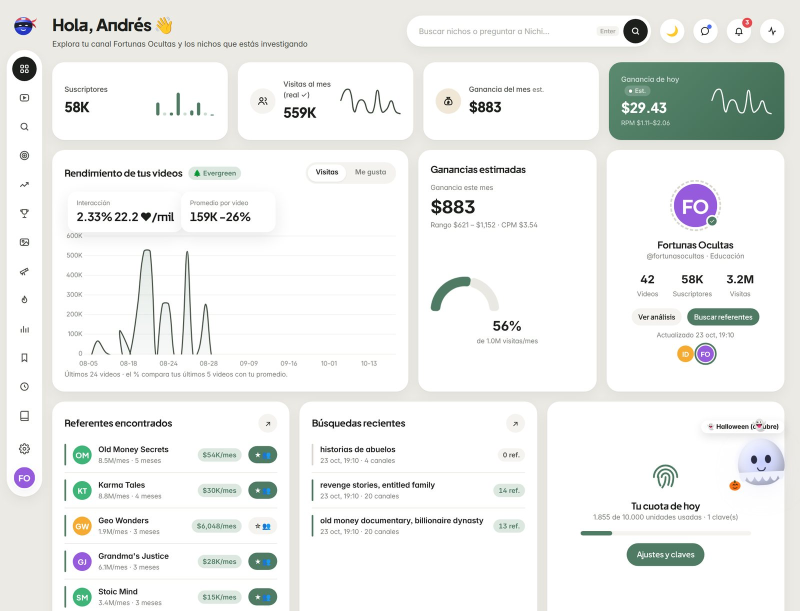
#> input picture docs/img/inicio.jpg, 1600 x 1222 px (shown at 1/2 size)
$ python -i miniaturas.py   (imports and definitions only)   (older library calls are emulated)
#> lines starting #> are read from the running program, lines starting #| are printed output that depends on the picture; after the words box and inside, x2 and y2 are one past the last pixel; in counts of white or black regions, pixels touching at a corner belong together
#> further down, picture is the input picture: shape (1222, 1600, 3); mean B, G, R 237.2, 239, 237.4
### core/rostros.py
"""Verificación LOCAL de "sin rostro": 100 % gratis, ilimitada y sin API.

Cómo decide (criterio central de Aprende a Monetizar: nadie aparece a cámara):
  1. Descarga de i.ytimg.com (público, sin cuota) la miniatura y 3 fotogramas de DENTRO de cada video
     (hq1/hq2/hq3, que YouTube genera solo) de los últimos videos largos del canal.
  2. Detecta caras con YuNet (OpenCV, modelo incluido en /modelos, licencia BSD-3).
  3. Reconoce si es la MISMA persona con SFace (OpenCV, Apache 2.0; se descarga sola la primera vez).
  4. Si la misma cara aparece en muchos videos → hay un creador a cámara (marca personal).
     Si no hay caras, o son caras distintas (personajes del tema, celebridades, fotos de archivo) → sin rostro.
Sin el reconocedor (sin internet la primera vez) usa solo la detección: % de fotogramas con una cara grande.
"""
import hashlib
import threading
import time
from concurrent.futures import ThreadPoolExecutor
from datetime import datetime, timedelta
from pathlib import Path

import requests

from .config import BASE, DATOS, ajustes
from .utils import log, read_json, read_json_cache, write_json

MODELOS = BASE / "modelos"
YUNET = MODELOS / "yunet_s_640_640.onnx"
SFACE = MODELOS / "face_recognition_sface_2021dec.onnx"
SFACE_SHA = "0ba9fbfa01b5270c96627c4ef784da859931e02f04419c829e83484087c34e79"
SFACE_URLS = [
    "https://github.com/opencv/opencv_zoo/raw/main/models/face_recognition_sface/face_recognition_sface_2021dec.onnx",
    "https://huggingface.co/opencv/face_recognition_sface/resolve/main/face_recognition_sface_2021dec.onnx",
]
RESULTADOS = DATOS / "rostros.json"
VIGENCIA_DIAS = 30
MISMA_PERSONA = 0.40          # similitud coseno de SFace (OpenCV recomienda 0.363)
_local = threading.local()
_lock = threading.RLock()
_descarga = {"estado": "pendiente", "error": ""}
_CV = {"listo": False}
_POOL = {"p": None}


def cv():
    """Importa OpenCV una vez y baja su nivel de registro: OpenCV 5 avisa (WARN) cada vez que se crea un modelo
    («Targets are not supported by the new graph engine») aunque funciona bien. Los errores reales se siguen viendo."""
    import cv2
    if not _CV["listo"]:
        try:
            cv2.utils.logging.setLogLevel(cv2.utils.logging.LOG_LEVEL_ERROR)
        except Exception:  # noqa: BLE001
            try:
                cv2.setLogLevel(2)
            except Exception:  # noqa: BLE001
                pass
        _CV["listo"] = True
    return cv2


# [16 lines left out: functions pool, opencv_ok, not called in this run]


def estado_modelos() -> dict:
    return {"opencv": opencv_ok(), "detector": YUNET.exists(), "reconocedor": SFACE.exists(),
            "descarga": _descarga["estado"], "error": _descarga["error"]}


# [23 lines left out: function descargar_reconocedor, not called in this run]


def _detector():
    cv2 = cv()
    if not hasattr(_local, "det"):
        _local.det = cv2.FaceDetectorYN.create(str(YUNET), "", (320, 320), 0.75, 0.3, 20)
    return _local.det


# [24 lines left out: functions _reconocedor, _bajar, not called in this run]


def _caras(img) -> list:
    det = _detector()
    h, w = img.shape[:2]
    det.setInputSize((w, h))
    _, caras = det.detect(img)
    out = []
    for f in (caras if caras is not None else []):
        x, y, cw, ch, score = f[0], f[1], f[2], f[3], f[-1]
        if min(cw, ch) < 22:            # caras diminutas (gente al fondo, multitudes): no cuentan
            continue
        out.append({"fila": f, "area": float(cw * ch) / (w * h), "score": float(score)})
    return out


# [8 lines left out: function _huella, not called in this run]


def _similitud(a, b) -> float:
    import numpy as np
    return float(np.dot(a, b) / ((np.linalg.norm(a) * np.linalg.norm(b)) or 1))


# ---------------- verificación de un canal ----------------

# [171 lines left out: functions verificar, resultado, guardar, verificar_canal, verificar_lote, aplicar, not called in this run]

### core/miniaturas.py
"""Patrones de miniatura: reconocer, agrupar, medir qué funciona AHORA y buscar miniaturas/canales parecidos.

Todo el análisis de imagen corre en tu PC con OpenCV (gratis, ilimitado, sin API):
  • Huella visual de cada miniatura (~70 números): distribución de colores en una cuadrícula, tonos, caras (YuNet:
    cuántas, tamaño y posición), texto (cuánto, color y posición), brillo/contraste/saturación, elementos rojos
    (flechas, círculos) y pantalla dividida (formato "vs.", antes/después).
  • Rasgos legibles ("Cara grande a la izquierda", "Texto amarillo", "Fondo oscuro"…) → el PATRÓN de la miniatura.
  • Corpus local (datos/miniaturas.json, 30 días) que crece con tus investigaciones, búsquedas y el radar de tendencias.
"""
import math
import statistics
import threading
import time
from collections import Counter, defaultdict
from concurrent.futures import ThreadPoolExecutor
from datetime import datetime, timedelta

import requests

from .config import DATOS
from .utils import log, read_json, read_json_cache, write_json

CORPUS = DATOS / "miniaturas.json"
VIGENCIA_DIAS = 30
_lock = threading.RLock()
_local = threading.local()


# [31 lines left out: functions disponible, _bajar, not called in this run]


def _letras(gris):
    """Candidatas a letra con MSER: regiones estables, de tamaño de letra y proporción de letra."""
    from .rostros import cv
    cv2 = cv()
    h, w = gris.shape
    mser = cv2.MSER_create(5, 30, int(0.04 * h * w))
    cajas = []
    for g in (gris, 255 - gris):                         # letras claras sobre oscuro y oscuras sobre claro
        regiones, boxes = mser.detectRegions(g)
        for reg, (x, y, bw, bh) in zip(regiones, boxes):
            if not (h * 0.08 <= bh <= h * 0.45 and bh * 0.12 <= bw <= bh * 1.25):
                continue
            relleno = len(reg) / float(bw * bh)
            if 0.18 <= relleno <= 0.9:
                cajas.append((int(x), int(y), int(bw), int(bh)))
    # quitar duplicados (MSER devuelve regiones anidadas)
    cajas.sort(key=lambda b: -b[2] * b[3])
    finales = []
    for b in cajas:
        if all(not (abs(b[0] - f[0]) < f[2] * .4 and abs(b[1] - f[1]) < f[3] * .4 and abs(b[3] - f[3]) < f[3] * .4) for f in finales):
            finales.append(b)
    return finales


def _texto(gris, bgr):
    """Texto: filas de 3 o más letras alineadas y de altura parecida (las texturas casi nunca hacen eso)."""
    from .rostros import cv
    cv2 = cv()
    import numpy as np
    h, w = gris.shape
    letras = sorted(_letras(gris), key=lambda b: b[0])
    usadas, lineas = set(), []
    for i, a in enumerate(letras):
        if i in usadas:
            continue
        fila, ult = [a], a
        for j in range(i + 1, len(letras)):
            if j in usadas:
                continue
            b = letras[j]
            cy_a, cy_b = ult[1] + ult[3] / 2, b[1] + b[3] / 2
            if (abs(cy_a - cy_b) < ult[3] * .3 and .72 < b[3] / ult[3] < 1.38 and 0 <= b[0] - (ult[0] + ult[2]) < ult[3] * .9):
                fila.append(b)
                ult = b
                usadas.add(j)
        if len(fila) >= 3:
            usadas.add(i)
            x0, y0 = min(b[0] for b in fila), min(b[1] for b in fila)
            x1, y1 = max(b[0] + b[2] for b in fila), max(b[1] + b[3] for b in fila)
            lineas.append((x0, y0, x1 - x0, y1 - y0))
    mascara = np.zeros_like(gris)
    for x, y, bw, bh in lineas:
        mascara[y:y + bh, x:x + bw] = 255
    frac = float((mascara > 0).mean())
    color = "ninguno"
    if lineas:
        hsv = cv2.cvtColor(bgr, cv2.COLOR_BGR2HSV)
        dentro = mascara > 0
        claros = dentro & (hsv[..., 2] > 160)
        if claros.sum() > 30:
            hh, ss = hsv[..., 0][claros], hsv[..., 1][claros]
            cuotas = {"blanco": float((ss < 60).mean()),
                      "amarillo": float(((hh >= 18) & (hh <= 38) & (ss >= 60)).mean()),
                      "rojo": float((((hh <= 8) | (hh >= 170)) & (ss >= 60)).mean())}
            color, cuota = max(cuotas.items(), key=lambda kv: kv[1])
            if cuota < .3:
                color = "de color"
        else:
            color = "oscuro"
    ys = [y + bh / 2 for x, y, bw, bh in lineas]
    pos = "ninguna" if not ys else ("arriba" if statistics.mean(ys) < h * .4 else "abajo" if statistics.mean(ys) > h * .62 else "centro")
    return frac, color, pos


def _marcas_rojas(hsv) -> int:
    """Flechas o círculos rojos: formas rojas grandes pero huecas (poco relleno). Una camiseta roja no cuenta."""
    from .rostros import cv
    cv2 = cv()
    import numpy as np
    h, w = hsv.shape[:2]
    rojo = (((hsv[..., 0] <= 8) | (hsv[..., 0] >= 172)) & (hsv[..., 1] > 170) & (hsv[..., 2] > 130)).astype(np.uint8)
    rojo = cv2.morphologyEx(rojo, cv2.MORPH_CLOSE, np.ones((3, 3), np.uint8))
    n, _, st, _ = cv2.connectedComponentsWithStats(rojo, 8)
    marcas = 0
    for i in range(1, n):
        x, y, cw, ch, a = st[i]
        caja = cw * ch
        if caja >= 0.015 * h * w and a / float(caja) <= 0.28 and max(cw, ch) >= 0.12 * min(h, w) and a >= 60:
            marcas += 1
    return marcas


def huella(img) -> dict:
    """Vector visual + rasgos legibles de una miniatura (320x180 BGR)."""
    from .rostros import cv
    cv2 = cv()
    import numpy as np
    peq = cv2.resize(img, (160, 90))
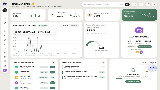
#> peq: shape (90, 160, 3); mean B, G, R 236.9, 238.7, 237.1
    lab = cv2.cvtColor(peq, cv2.COLOR_BGR2LAB).astype(np.float32)
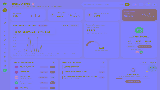
#> lab: shape (90, 160, 3) float32; mean B, G, R 239.6, 127.1, 128.8
    grid = []
    for gy in range(3):
        for gx in range(4):
            celda = lab[gy * 30:(gy + 1) * 30, gx * 40:(gx + 1) * 40].reshape(-1, 3).mean(0)
            grid += [celda[0] / 255, (celda[1] - 128) / 128, (celda[2] - 128) / 128]
#> after the loop, grid = 36 values, max 0.983 at index 15, min -0.0517 at index 10, mean 0.313
    hsv = cv2.cvtColor(peq, cv2.COLOR_BGR2HSV).astype(np.float32)
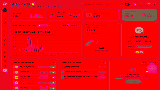
#> hsv: shape (90, 160, 3) float32; mean B, G, R 17.7, 6.8, 239.7
    peso = (hsv[..., 1] / 255) * (hsv[..., 2] / 255)
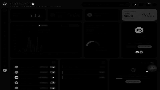
#> peso: shape (90, 160) float32; min 0, max 0.891, mean 0.0175
    hist = np.histogram(hsv[..., 0], bins=12, range=(0, 180), weights=peso)[0]
#> hist = [2.86, 68.21, 18.92, 2.66, 74.81, 40.55, 5.77, 7.65, 23.78, 4.56, 0.979, 1.86]
    hist = hist / (hist.sum() or 1)
#> hist = [0.0113, 0.27, 0.0749, 0.0105, 0.296, 0.161, 0.0229, 0.0303, 0.0941, 0.018, 0.00387, 0.00736]
    gris = cv2.cvtColor(img, cv2.COLOR_BGR2GRAY)
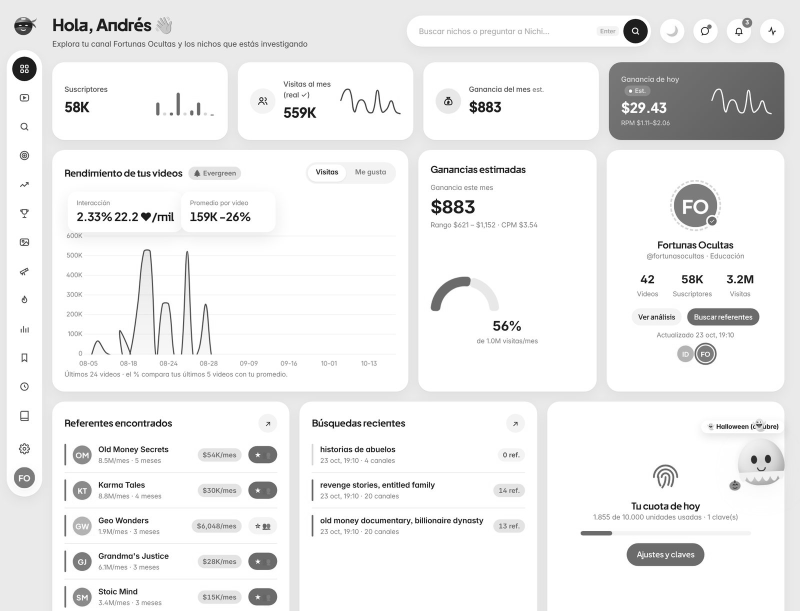
#> gris: shape (1222, 1600) (shown at 1/2 size); min 0, max 255, mean 238.4
    brillo, contraste = float(gris.mean() / 255), float(gris.std() / 128)
#> brillo = 0.935; contraste = 0.313
    saturacion = float(hsv[..., 1].mean() / 255)
#> saturacion = 0.0268
    # caras (detector YuNet del módulo de rostros)
    caras = []
    try:
        from .rostros import _caras
        caras = _caras(img)
    except Exception:  # noqa: BLE001
        pass
    mayor = max(caras, key=lambda c: c["area"]) if caras else None
    cx = float((mayor["fila"][0] + mayor["fila"][2] / 2) / img.shape[1]) if mayor else 0.5
#> cx = 0.5
    area_cara = float(mayor["area"]) if mayor else 0.0
    txt_frac, txt_color, txt_pos = _texto(gris, img)
#> the loop in _letras, `for g in (gris, 255 - gris):` made 2 passes
#> after the loop in _letras, `for g in (gris, 255 - gris):`: cajas = 44 items, first 6: (362, 502, 25, 207), (362, 502, 25, 207), (362, 502, 25, 207), (362, 502, 25, 207), (362, 502, 25, 207), (362, 502, 25, 207)
#> the loop in _letras, `for b in cajas:` made 44 passes
#> b on passes 1 to 12: (361, 501, 27, 209), (361, 501, 27, 209), (362, 501, 25, 208), (362, 501, 25, 208), (362, 502, 25, 207), (362, 502, 25, 207), (362, 502, 25, 207), (362, 502, 25, 207), (362, 502, 25, 207), (362, 502, 25, 207), (362, 502, 25, 207), (362, 502, 25, 207)
#> after the loop in _letras, `for b in cajas:`: finales = [(361, 501, 27, 209), (392, 607, 32, 103)]
#> the loop in _texto, `for i, a in enumerate(letras):` made 2 passes
#> after the loop in _texto, `for i, a in enumerate(letras):`: lineas = []; usadas = 0 items
#> after the loop in _texto, `for x, y, bw, bh in lineas:`: mascara: shape (1222, 1600); every value is 0
#> in _texto, `frac = float((mascara > 0).mean())`: frac = 0
#> in _texto, `ys = [y + bh / 2 for x, y, bw, bh in lineas]`: ys = []
#> in _texto, `pos = "ninguna" if not ys else ("arriba" if statistics.mean(ys) < h * ..`: pos = 'ninguna'
#> txt_frac = 0; txt_color = 'ninguno'; txt_pos = 'ninguna'
    # elementos rojos finos (flechas, círculos) y pantalla dividida
    hsv_g = cv2.cvtColor(img, cv2.COLOR_BGR2HSV)
#> hsv_g: shape (1222, 1600, 3); mean H, S, V 17.2, 7.1, 240.1
    marcas = _marcas_rojas(hsv_g)
#> in _marcas_rojas, `rojo = (((hsv[..., 0] <= 8) | (hsv[..., 0] >= 172)) & (hsv[..., 1] > 1..`:
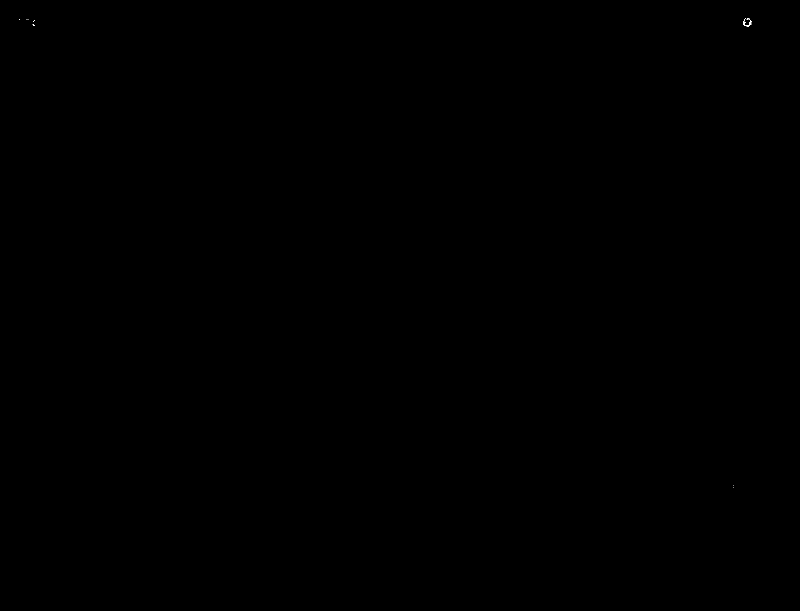
#> rojo: shape (1222, 1600) (shown at 1/2 size); values 0 (black) and 1 (white), 0.01% white in thin lines or dots, all inside (x1, y1, x2, y2) = (38, 37, 1503, 976)
#> in _marcas_rojas, `n, _, st, _ = cv2.connectedComponentsWithStats(rojo, 8)`: n = 8; st = [[0, 0, 1600, 1222, 1955063], [1486, 37, 17, 17, 113], [38, 38, 2, 1, 2], [53, 38, 5, 1, 5], [66, 41, 4, 2, 4], [65, 48, 5, 4, 11], [1466, 970, 1, 1, 1], [1466, 975, 1, 1, 1]]
#> the loop in _marcas_rojas, `for i in range(1, n):` made 7 passes
#> (x, y, cw, ch, a, caja) on passes 1 to 7: (1486, 37, 17, 17, 113, 289), (38, 38, 2, 1, 2, 2), (53, 38, 5, 1, 5, 5), (66, 41, 4, 2, 4, 8), (65, 48, 5, 4, 11, 20), (1466, 970, 1, 1, 1, 1), (1466, 975, 1, 1, 1, 1)
#> after the loop in _marcas_rojas, `for i in range(1, n):`: marcas = 0
#> marcas = 0
    izq, der = lab[:, :80].reshape(-1, 3).mean(0), lab[:, 80:].reshape(-1, 3).mean(0)
#> izq = [241.6, 127.6, 128.7]; der = [237.6, 126.7, 128.8]
    sx = np.abs(cv2.Sobel(cv2.cvtColor(peq, cv2.COLOR_BGR2GRAY), cv2.CV_32F, 1, 0))
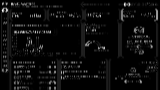
#> sx: shape (90, 160) float32; min 0, max 904, mean 45; drawn with min black and max white
    perfil = sx.mean(0)
#> perfil = 160 values, max 139.1 at index 156, min 0 at index 0, mean 45.01
    banda = sx[:, 74:86]
    continuidad = float((banda.max(1) > max(60.0, float(np.percentile(sx, 90)))).mean())   # % de filas con borde en el centro
#> continuidad = 0.244
    pico = float(perfil[74:86].max() / (np.median(perfil) or 1))
#> pico = 1.9
    dividida = float(min(1.0, continuidad * min(1.0, pico / 4) * min(1.0, np.linalg.norm(izq - der) / 25)))
#> dividida = 0.0191
    vec = (grid + [x * 2 for x in hist.tolist()] + [brillo, contraste, saturacion] +
           [1.5 * (len(caras) == 0), 1.5 * (len(caras) == 1), 1.5 * (len(caras) >= 2), 6 * area_cara, cx if mayor else 0.5] +
           [4 * txt_frac] + [1.0 * (txt_color == c) for c in ("blanco", "amarillo", "rojo", "de color", "oscuro")] +
           [1.0 * (txt_pos == p) for p in ("arriba", "centro", "abajo")] + [1.5 * min(marcas, 2), 2 * dividida])
#> vec = 67 values, max 1.5 at index 51, min -0.0517 at index 10, mean 0.247
    rasgos = []
    if not caras:
        rasgos.append("Sin cara")
    else:
        lado = "a la izquierda" if cx < .38 else "a la derecha" if cx > .62 else "al centro"
        if len(caras) >= 2:
            rasgos.append("Varias caras")
        elif area_cara >= .06:
            rasgos.append(f"Cara grande {lado}")
        else:
            rasgos.append("Cara pequeña")
    if txt_frac >= .05:
        rasgos.append(f"Texto grande {txt_color}" if txt_color not in ("ninguno", "de color") else "Texto grande")
    elif txt_frac >= .012:
        rasgos.append("Poco texto")
    else:
        rasgos.append("Sin texto")
    if brillo < .32:
        rasgos.append("Fondo oscuro")
    elif saturacion > .5 and brillo > .3:
        rasgos.append("Colores intensos")
    elif brillo > .62:
        rasgos.append("Imagen clara")
    elif saturacion < .18:
        rasgos.append("Colores apagados")
    if marcas:
        rasgos.append("Flecha o círculo rojo")
    if dividida > .6:
        rasgos.append("Pantalla dividida")
    return {"v": [round(float(x), 4) for x in vec], "rasgos": rasgos, "patron": " + ".join(rasgos[:4]),
            "brillo": round(brillo, 2), "saturacion": round(saturacion, 2), "caras": len(caras), "texto": round(txt_frac, 3), "color_texto": txt_color}


# [4 lines left out: function similitud, not called in this run]


# ---------------- corpus ----------------

def corpus() -> dict:
    return read_json_cache(CORPUS, {}) or {}


# [121 lines left out: functions agregar, _dias, patrones, _ranura, nombre_grupo, not called in this run]


def centroide(vs: list) -> list:
    return [round(sum(col) / len(vs), 4) for col in zip(*vs)] if vs else []


# [34 lines left out: function agrupar, not called in this run]


_MAT = {"id": None, "claves": [], "X": None}


# [44 lines left out: functions _matriz, parecidas, huella_de, not called in this run]


def vector_patron(nombre: str, dias: int = 90) -> list | None:
    p = next((x for x in patrones(dias, min_videos=1)["patrones"] if x["patron"] == nombre), None)
    return p["vector"] if p else None

>>> import cv2
>>> picture = cv2.imread('../docs/img/inicio.jpg')
>>> result = huella(picture)
#> result = 8 items
